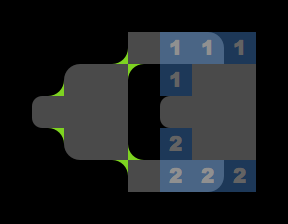

Below is a game level as drawn by its tile map, then a one-line description and the .tmx file that defines it, in full:
An orthogonal 9x7 tile map with 32x32 px tiles, 5 tile layers (grid, walls, blockrounded, cellrounded, ...) and 10 objects (3x falling, 2x goal, 2x portal, player, zone2, ...).

<map version="1.0" orientation="orthogonal" renderorder="right-down" width="9" height="7" tilewidth="32" tileheight="32">
 <properties>
  <property name="levelname" value="test" />
 </properties>
 <tileset firstgid="1" name="cells" tilewidth="32" tileheight="32">
  <image source="../cells.png" trans="ff00ff" width="128" height="384" />
 </tileset>
 <layer name="grid" width="9" height="7">
  <data>
   <tile gid="16" />
   <tile gid="16" />
   <tile gid="16" />
   <tile gid="16" />
   <tile gid="16" />
   <tile gid="16" />
   <tile gid="16" />
   <tile gid="16" />
   <tile gid="16" />
   <tile gid="16" />
   <tile gid="16" />
   <tile gid="16" />
   <tile gid="16" />
   <tile gid="1" />
   <tile gid="1" />
   <tile gid="1" />
   <tile gid="16" />
   <tile gid="16" />
   <tile gid="16" />
   <tile gid="16" />
   <tile gid="1" />
   <tile gid="1" />
   <tile gid="16" />
   <tile gid="16" />
   <tile gid="1" />
   <tile gid="1" />
   <tile gid="16" />
   <tile gid="16" />
   <tile gid="1" />
   <tile gid="1" />
   <tile gid="1" />
   <tile gid="16" />
   <tile gid="1" />
   <tile gid="1" />
   <tile gid="1" />
   <tile gid="16" />
   <tile gid="16" />
   <tile gid="16" />
   <tile gid="1" />
   <tile gid="1" />
   <tile gid="16" />
   <tile gid="16" />
   <tile gid="1" />
   <tile gid="1" />
   <tile gid="16" />
   <tile gid="16" />
   <tile gid="16" />
   <tile gid="16" />
   <tile gid="16" />
   <tile gid="1" />
   <tile gid="1" />
   <tile gid="1" />
   <tile gid="16" />
   <tile gid="16" />
   <tile gid="16" />
   <tile gid="16" />
   <tile gid="16" />
   <tile gid="16" />
   <tile gid="16" />
   <tile gid="16" />
   <tile gid="16" />
   <tile gid="16" />
   <tile gid="16" />
  </data>
 </layer>
 <layer name="walls" width="9" height="7">
  <data>
   <tile gid="0" />
   <tile gid="0" />
   <tile gid="0" />
   <tile gid="0" />
   <tile gid="0" />
   <tile gid="0" />
   <tile gid="0" />
   <tile gid="0" />
   <tile gid="0" />
   <tile gid="0" />
   <tile gid="0" />
   <tile gid="0" />
   <tile gid="0" />
   <tile gid="0" />
   <tile gid="0" />
   <tile gid="0" />
   <tile gid="0" />
   <tile gid="0" />
   <tile gid="0" />
   <tile gid="0" />
   <tile gid="0" />
   <tile gid="0" />
   <tile gid="0" />
   <tile gid="0" />
   <tile gid="0" />
   <tile gid="0" />
   <tile gid="0" />
   <tile gid="0" />
   <tile gid="0" />
   <tile gid="0" />
   <tile gid="0" />
   <tile gid="0" />
   <tile gid="0" />
   <tile gid="0" />
   <tile gid="0" />
   <tile gid="0" />
   <tile gid="0" />
   <tile gid="0" />
   <tile gid="0" />
   <tile gid="0" />
   <tile gid="0" />
   <tile gid="0" />
   <tile gid="0" />
   <tile gid="0" />
   <tile gid="0" />
   <tile gid="0" />
   <tile gid="0" />
   <tile gid="0" />
   <tile gid="0" />
   <tile gid="0" />
   <tile gid="0" />
   <tile gid="0" />
   <tile gid="0" />
   <tile gid="0" />
   <tile gid="0" />
   <tile gid="0" />
   <tile gid="0" />
   <tile gid="0" />
   <tile gid="0" />
   <tile gid="0" />
   <tile gid="0" />
   <tile gid="0" />
   <tile gid="0" />
  </data>
 </layer>
 <layer name="blockrounded" width="9" height="7">
  <data>
   <tile gid="0" />
   <tile gid="0" />
   <tile gid="0" />
   <tile gid="0" />
   <tile gid="0" />
   <tile gid="0" />
   <tile gid="0" />
   <tile gid="0" />
   <tile gid="0" />
   <tile gid="0" />
   <tile gid="0" />
   <tile gid="0" />
   <tile gid="24" />
   <tile gid="0" />
   <tile gid="0" />
   <tile gid="0" />
   <tile gid="0" />
   <tile gid="0" />
   <tile gid="0" />
   <tile gid="24" />
   <tile gid="0" />
   <tile gid="0" />
   <tile gid="21" />
   <tile gid="0" />
   <tile gid="0" />
   <tile gid="0" />
   <tile gid="0" />
   <tile gid="0" />
   <tile gid="0" />
   <tile gid="0" />
   <tile gid="0" />
   <tile gid="0" />
   <tile gid="0" />
   <tile gid="0" />
   <tile gid="0" />
   <tile gid="0" />
   <tile gid="0" />
   <tile gid="22" />
   <tile gid="0" />
   <tile gid="0" />
   <tile gid="23" />
   <tile gid="0" />
   <tile gid="0" />
   <tile gid="0" />
   <tile gid="0" />
   <tile gid="0" />
   <tile gid="0" />
   <tile gid="0" />
   <tile gid="22" />
   <tile gid="0" />
   <tile gid="0" />
   <tile gid="0" />
   <tile gid="0" />
   <tile gid="0" />
   <tile gid="0" />
   <tile gid="0" />
   <tile gid="0" />
   <tile gid="0" />
   <tile gid="0" />
   <tile gid="0" />
   <tile gid="0" />
   <tile gid="0" />
   <tile gid="0" />
  </data>
 </layer>
 <layer name="cellrounded" width="9" height="7">
  <data>
   <tile gid="0" />
   <tile gid="0" />
   <tile gid="0" />
   <tile gid="0" />
   <tile gid="0" />
   <tile gid="0" />
   <tile gid="0" />
   <tile gid="0" />
   <tile gid="0" />
   <tile gid="0" />
   <tile gid="0" />
   <tile gid="0" />
   <tile gid="0" />
   <tile gid="0" />
   <tile gid="0" />
   <tile gid="18" />
   <tile gid="0" />
   <tile gid="0" />
   <tile gid="0" />
   <tile gid="0" />
   <tile gid="17" />
   <tile gid="0" />
   <tile gid="0" />
   <tile gid="0" />
   <tile gid="0" />
   <tile gid="0" />
   <tile gid="0" />
   <tile gid="0" />
   <tile gid="27" />
   <tile gid="0" />
   <tile gid="0" />
   <tile gid="0" />
   <tile gid="27" />
   <tile gid="0" />
   <tile gid="0" />
   <tile gid="0" />
   <tile gid="0" />
   <tile gid="0" />
   <tile gid="19" />
   <tile gid="0" />
   <tile gid="0" />
   <tile gid="0" />
   <tile gid="0" />
   <tile gid="0" />
   <tile gid="0" />
   <tile gid="0" />
   <tile gid="0" />
   <tile gid="0" />
   <tile gid="0" />
   <tile gid="0" />
   <tile gid="0" />
   <tile gid="20" />
   <tile gid="0" />
   <tile gid="0" />
   <tile gid="0" />
   <tile gid="0" />
   <tile gid="0" />
   <tile gid="0" />
   <tile gid="0" />
   <tile gid="0" />
   <tile gid="0" />
   <tile gid="0" />
   <tile gid="0" />
  </data>
 </layer>
 <layer name="zonemap" width="9" height="7" opacity="0.39">
  <data>
   <tile gid="0" />
   <tile gid="0" />
   <tile gid="0" />
   <tile gid="0" />
   <tile gid="0" />
   <tile gid="0" />
   <tile gid="0" />
   <tile gid="0" />
   <tile gid="0" />
   <tile gid="0" />
   <tile gid="0" />
   <tile gid="0" />
   <tile gid="0" />
   <tile gid="0" />
   <tile gid="34" />
   <tile gid="34" />
   <tile gid="34" />
   <tile gid="0" />
   <tile gid="0" />
   <tile gid="0" />
   <tile gid="0" />
   <tile gid="0" />
   <tile gid="0" />
   <tile gid="34" />
   <tile gid="0" />
   <tile gid="0" />
   <tile gid="0" />
   <tile gid="0" />
   <tile gid="0" />
   <tile gid="0" />
   <tile gid="0" />
   <tile gid="0" />
   <tile gid="0" />
   <tile gid="0" />
   <tile gid="0" />
   <tile gid="0" />
   <tile gid="0" />
   <tile gid="0" />
   <tile gid="0" />
   <tile gid="0" />
   <tile gid="0" />
   <tile gid="37" />
   <tile gid="0" />
   <tile gid="0" />
   <tile gid="0" />
   <tile gid="0" />
   <tile gid="0" />
   <tile gid="0" />
   <tile gid="0" />
   <tile gid="0" />
   <tile gid="37" />
   <tile gid="37" />
   <tile gid="37" />
   <tile gid="0" />
   <tile gid="0" />
   <tile gid="0" />
   <tile gid="0" />
   <tile gid="0" />
   <tile gid="0" />
   <tile gid="0" />
   <tile gid="0" />
   <tile gid="0" />
   <tile gid="0" />
  </data>
 </layer>
 <objectgroup name="players">
  <object type="player" x="49" y="112" />
 </objectgroup>
 <objectgroup name="enemies" />
 <objectgroup name="items">
  <object type="goal" x="146" y="47" />
  <object type="goal" x="143" y="175" />
  <object type="zone2" x="239" y="79" />
  <object type="zone1" x="240" y="142" />
 </objectgroup>
 <objectgroup name="powerups" />
 <objectgroup name="portals">
  <object type="portal" x="113" y="112">
   <ellipse />
  </object>
  <object type="portal" x="207" y="111">
   <ellipse />
  </object>
 </objectgroup>
 <objectgroup name="cells">
  <object type="falling" x="239" y="145" />
  <object type="falling" x="238" y="82" />
  <object type="falling" x="209" y="143" />
 </objectgroup>
</map>
